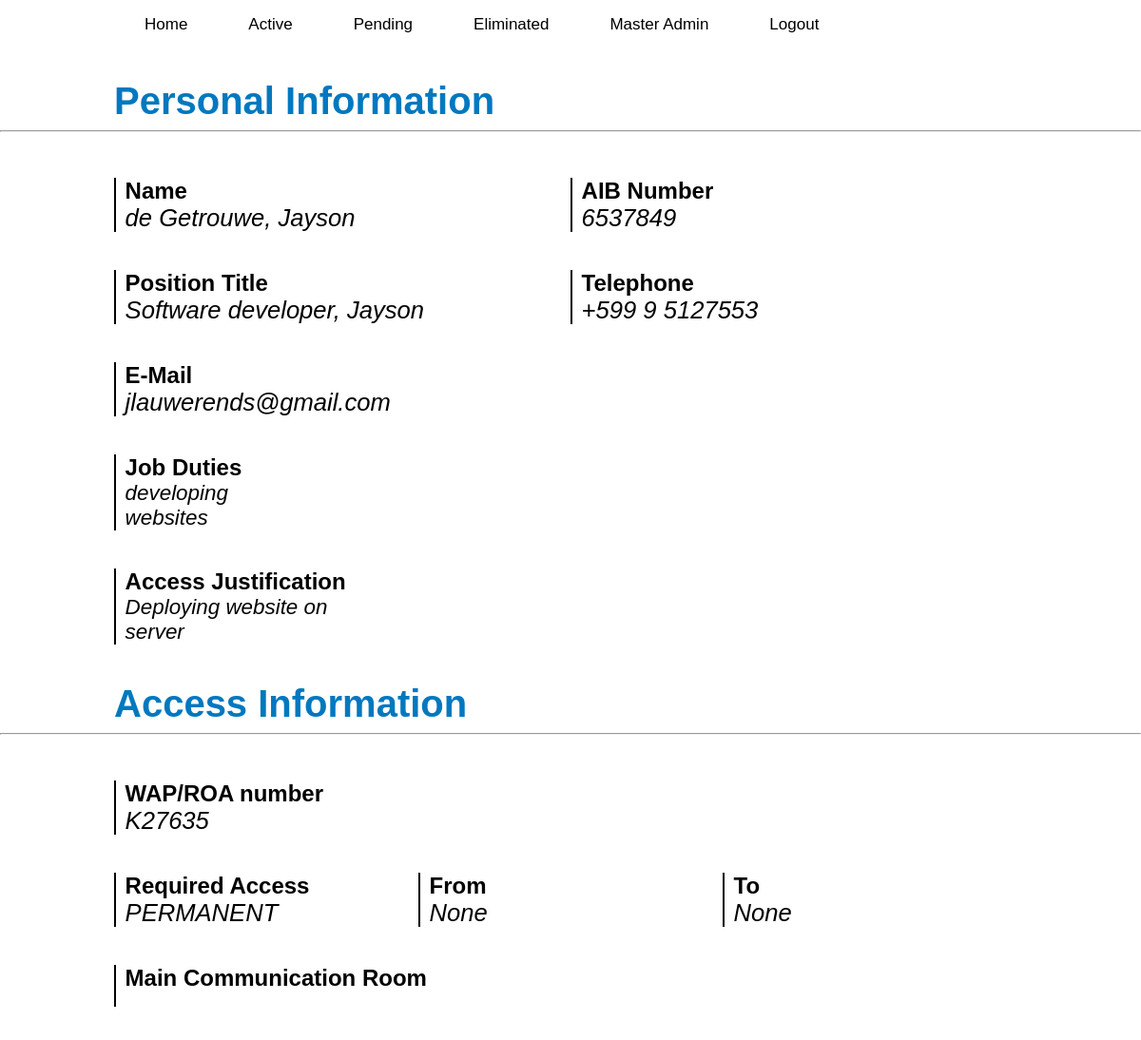
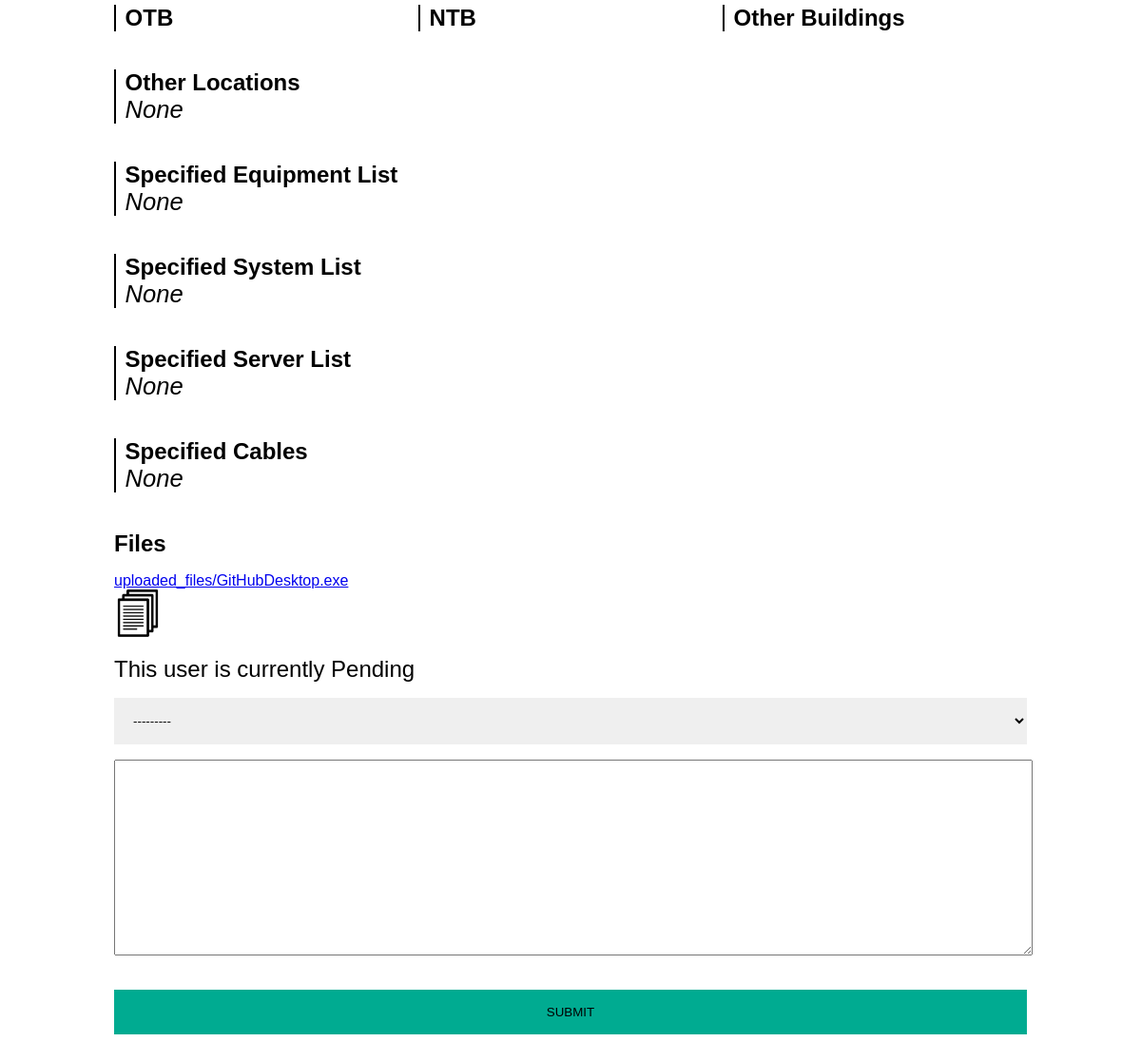
The app's page /7 (signed in) with its own data (2 pictures, top to bottom).
### FormPage/models.py (models this page shows, shortened)
class Form(models.Model):
    company_name = models.CharField(max_length=200, null=False, blank=False)
    first_name = models.CharField(max_length=100)
    last_name = models.CharField(max_length=100)
    AIB_number = models.CharField(max_length=100)
    position_title = models.CharField(max_length=200)
    telephone = models.CharField(max_length=20)
    email = models.EmailField()
    job_duties = models.TextField()
    access_justification = models.TextField()
    wap_roa = models.CharField(max_length=255)
    required_access = models.CharField(choices=RequestAccessChoices, max_length=200)
    start_time = models.DateField(blank=True, null=True)
    end_time = models.DateField(blank=True, null=True)
    main_communications_room = models.ManyToManyField(MainCommunicationRoom, blank=True)
    new_terminal_building = models.ManyToManyField(NewTerminalBuilding, blank=True)
    old_terminal_building = models.ManyToManyField(OldTerminalBuilding, blank=True)
    building = models.ManyToManyField(OtherBuilding, blank=True)
    other_locations = models.TextField(blank=True )
    specify_system_list = models.TextField(blank=True)
    specify_equipment_list = models.TextField(blank=True)
    specify_server_list = models.TextField(blank=True)
    Specify_cables = models.TextField(blank=True)
    agreed_to_terms = models.BooleanField(default=False)
    submitted_date_time = models.DateTimeField(default=timezone.now)
    approved_or_not = models.CharField(choices=ApprovedOrNot, max_length=200, blank=True, null=True)

class FormFiles(models.Model):
    files = models.FileField(upload_to = "uploaded_files", null=True, blank=True)
    form_fk = models.ForeignKey(Form, on_delete=models.CASCADE, null=True, blank=True)

### FormPage/views.py (the view, shortened to what this page needs)
# urls.py: path('<int:form_id>',ViewUser, name='user' ),
@login_required
def ViewUser(request, form_id):
    user_detail = get_object_or_404(Forms, pk=form_id)
    files = FormFiles.objects.filter(form_fk_id = form_id)
    user = Forms.objects.get(id=form_id)
    form = Form(instance=user)
    dic = {
        'user_detail':user_detail,
        'user_files':files,
        'form':form,
    }
    return render(request, 'admin/admin-view-user-detail.html', {'dic': dic})

### FormPage/templates/admin/admin-view-user-detail.html (shortened to what this page needs)
{% extends 'base.html' %}
{% load static %}
{% block content %}
    <div class="wrapper">
        <h1 class="user-h1">Personal Information</h1>
    </div>
    <hr>
    <div class="wrapper">
        <div class="margin-container">
            <div class="information-container">
                <div class="text-box">
                    <div class="text-box-line"></div>
                    <div class="text-box-text">
                        <p class="text-box-title">Name</p>
                        <p class="text-box-information">{{dic.user_detail.last_name}}, {{dic.user_detail.first_name}}</p>
                    </div>
                </div>
                <div class="text-box">
                    <div class="text-box-line"></div>
                    <div class="text-box-text q">
                        <p class="text-box-title ">AIB Number</p>
                        <p class="text-box-information">{{dic.user_detail.AIB_number}}</p>
                    </div>
                </div>
            </div>
            <div class="information-container">
                <div class="text-box">
                    <div class="text-box-line"></div>
                    <div class="text-box-text">
                        <p class="text-box-title">Position Title</p>
                        <p class="text-box-information">{{dic.user_detail.position_title}}, {{dic.user_detail.first_name}}</p>
                    </div>
                </div>
                <div class="text-box">
                    <div class="text-box-line"></div>
                    <div class="text-box-text q">
                        <p class="text-box-title"> Telephone</p>
                        <p class="text-box-information">+599 9 {{dic.user_detail.telephone}}</p>
                    </div>
                </div>
            </div>
            <div class="information-container">
                <div class="text-box">
                    <div class="text-box-line"></div>
                    <div class="text-box-text">
                        <p class="text-box-title">E-Mail</p>
                        <p class="text-box-information">{{dic.user_detail.email}}</p>
                    </div>
                </div>
            </div>
            <div class="information-container">
                <div class="text-box">
                    <div class="text-box-line"></div>
                    <div class="text-box-text">
                        <p class="text-box-title">Job Duties</p>
                        <p class="text-box-information-1">{{dic.user_detail.job_duties}}</p>
                    </div>
                </div>
            </div>
            <div class="information-container">
                <div class="text-box">
                    <div class="text-box-line"></div>
                    <div class="text-box-text">
                        <p class="text-box-title">Access Justification</p>
                        <p class="text-box-information-1">{{dic.user_detail.access_justification}}</p>
                    </div>
                </div>
            </div>
        </div>
    </div>
    <div class="wrapper">
        <h1 class="user-h1">Access Information</h1>
    </div>
    <hr>
    <div class="wrapper">
        <div class="margin-container">
            <div class="information-container">
                <div class="text-box">
                    <div class="text-box-line"></div>
                    <div class="text-box-text">
                        <p class="text-box-title">WAP/ROA number</p>
                        <p class="text-box-information">{{dic.user_detail.wap_roa}}</p>
                    </div>
                </div>
            </div>
            <div class="information-container">
                <div class="text-box">
                    <div class="text-box-line"></div>
                    <div class="text-box-text">
                        <p class="text-box-title">Required Access</p>
                        <p class="text-box-information">{{dic.user_detail.required_access}}</p>
                    </div>
                </div>
                <div class="text-box">
                    <div class="text-box-line"></div>
                    <div class="text-box-text q">
                        <p class="text-box-title">From</p>
                        <p class="text-box-information">{{dic.user_detail.start_time}}</p>
                    </div>
                </div>
                <div class="text-box">
                    <div class="text-box-line"></div>
                    <div class="text-box-text q">
                        <p class="text-box-title">To</p>
                        <p class="text-box-information">{{dic.user_detail.end_time}}</p>
                    </div>
                </div>
            </div>
            <div class="information-container">
                <div class="text-box">
                    <div class="text-box-line"></div>
                    <div class="text-box-text">
                        <p class="text-box-title">Main Communication Room</p>
                    </div>
                </div>
            </div>
            <div class="information-container">
                <div class="text-box">
                    <div class="text-box-line"></div>
                    <div class="text-box-text">
                        <p class="text-box-title">OTB</p>
                    </div>
                </div>
                <div class="text-box">
                    <div class="text-box-line"></div>
                    <div class="text-box-text q">
                        <p class="text-box-title">NTB</p>
                    </div>
                </div>
                <div class="text-box">
                    <div class="text-box-line"></div>
                    <div class="text-box-text q">
                        <p class="text-box-title">Other Buildings</p>
                    </div>
                </div>
            </div>
            <div class="information-container">
                <div class="text-box">
                    <div class="text-box-line"></div>
                    <div class="text-box-text">
                        <p class="text-box-title">Other Locations</p>
                        {% if dic.user_detail.other_locations == "" %}
                            <p class="text-box-information">None</p>
                        {% else %}
                            <p class="text-box-information">{{dic.user_detail.other_locations}}</p>
                        {% endif %}
                    </div>
                </div>
            </div>
            <div class="information-container">
                <div class="text-box">
                    <div class="text-box-line"></div>
                    <div class="text-box-text">
                        <p class="text-box-title">Specified Equipment List</p>
                        {% if dic.user_detail.specify_equipment_list == "" %}
                            <p class="text-box-information">None</p>
                        {% else %}
                            <p class="text-box-information">{{dic.user_detail.specify_equipment_list}}</p>
                        {% endif %}
                    </div>
                </div>
            </div>
            <div class="information-container">
                <div class="text-box">
                    <div class="text-box-line"></div>
                    <div class="text-box-text">
                        <p class="text-box-title">Specified System List</p>
                        {% if dic.user_detail.specify_system_list == "" %}
                            <p class="text-box-information">None</p>
                        {% else %}
                            <p class="text-box-information">{{dic.user_detail.specify_system_list}}</p>
                        {% endif %}
                    </div>
                </div>
            </div>
            <div class="information-container">
                <div class="text-box">
                    <div class="text-box-line"></div>
                    <div class="text-box-text">
                        <p class="text-box-title">Specified Server List</p>
                        {% if dic.user_detail.specify_server_list == "" %}
                            <p class="text-box-information">None</p>
                        {% else %}
                            <p class="text-box-information">{{dic.user_detail.specify_server_list}}</p>
                        {% endif %}
                    </div>
                </div>
            </div>
            <div class="information-container">
                <div class="text-box">
                    <div class="text-box-line"></div>
                    <div class="text-box-text">
                        <p class="text-box-title">Specified Cables</p>
                        {% if dic.user_detail.Specify_cables == "" %}
                            <p class="text-box-information">None</p>
                        {% else %}
                            <p class="text-box-information">{{dic.user_detail.Specify_cables}}</p>
                        {% endif %}
                    </div>
                </div>
            </div>
        </div>
        <div class="files-container">
            <h2 class="files-title">Files</h2>
            <div class="file-grid">
                {% for file in dic.user_files %}
                    <a href="{{file.files.url}}" class="files" download>
                        <div class="flex-file">
                            <p class="file-text">{{file.files}}</p>
                            <img src="{%static 'Images/File.png'%}" class="file-image"alt="">
                        </div>
                    </a>
                {% endfor %}
            </div>
        </div>
        <div class="app-or-not">
            <p class="approved-or-not">This user is currently
                {% if dic.user_detail.approved_or_not == None %}
                    Pending
                {% elif dic.user_detail.approved_or_not == 'APPROVED' %}
                    Approved
                {% else %}
                    Rejected
                {% endif %}
            </p>
        </div>
        <form enctype="multipart/form-data" action="{%url 'Form:user' dic.user_detail.id%}" method="POST">
            <div class="field-list">
                {% for form in dic.form %}
                   <div class="hide">{{form}}</div>
                {% endfor %}
            </div>
            <textarea name="email-send" class="textarea-email"></textarea>
            <button type="submit" value="submit" class="submit">SUBMIT</button>
        </form>
    </div>
{% endblock %}

### static/Css/base/style.css (style rules this page uses)
h1,h2,h3,h4,h5,h6,p { margin: 0; }

### static/Css/admin-user/admin-user.css (style rules this page uses)
.wrapper { width: 80%; margin: 0 auto; }
.margin-container { margin-top: 3rem; }
.user-h1 { margin-top: 2rem; color: #0078BF; font-size: 2.5rem; }
.information-container { display: flex; flex-direction: row; margin-bottom: 2.5rem; }
.text-box { display:flex; flex-basis: 100%; }
.text-box-line { width: 2px; background-color: black; color: black; }
.text-box-text { margin-left: 0.6rem; }
.text-box-title { font-weight: bold; font-size: 1.5rem; }
.text-box-information { font-style: italic; font-size: 1.6rem; }
.text-box-information-1 { font-style: italic; font-size: 1.4rem; width: 80%; }
.textarea-email { width: 100%; height: 200px; }
.files-container { margin: 1rem 0; }
.files-title { margin-bottom: 1rem; }
.file-text { text-overflow: ellipsis; }
.file-image { height:50px; width:50px; }
select { border:none; padding: 1rem 1rem; width:100%; margin: 1rem 0; }
.approved-or-not { font-size: 1.5rem; }
.submit { border: none; padding: 1rem 1rem; width: 100%; background-color: #00ab91; transition:0.5s; margin: 2rem 0; }

### templates/base.html (style rules this page uses)
body { margin: 0; font-family: Arial, Helvetica, sans-serif; }
.wrapper { width: 80%; margin: 0 auto; }

### records on screen
Form: user_detail.last_name "de Getrouwe", user_detail.first_name "Jayson", user_detail.AIB_number "6537849", user_detail.position_title "Software developer", user_detail.telephone "5127553", user_detail.email "jlauwerends@gmail.com", user_detail.job_duties "developing websites", user_detail.access_justification "Deploying website on server", user_detail.wap_roa "K27635", user_detail.required_access "PERMANENT", user_detail.start_time "None", user_detail.end_time "None", form "---------"
FormFiles: files "uploaded_files/GitHubDesktop.exe"
